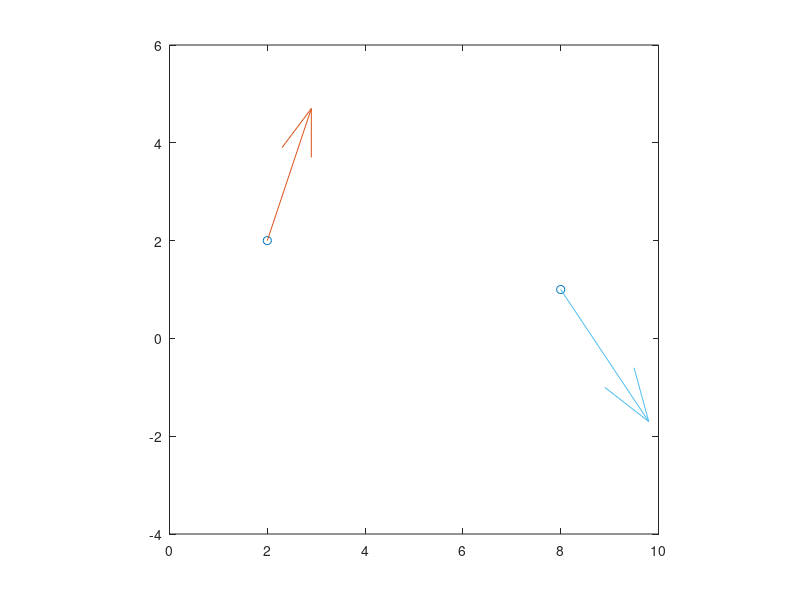

This figure's MATLAB source: (Note: this script raises an error after producing the figure.)
% We have two points, P0(2,2), P1(8,1), two tangent vectors, v0(1,3), v1(2,-3)
px = [2, 8];
py = [2, 1];
vx = [1, 2];
vy = [3, -3];
plot(px, py, 'o')
axis equal
axis([0 10 -4 6])
hold on
quiver(px(1), py(1), vx(1), vy(1));
quiver(px(2), py(2), vx(2), vy(2));

t0 = 0; t1 = 1;

syms a3 a2 a1 a0 t
x(t) = a3 * t^3 + a2 * t^2 + a1 * t + a0
xd(t) = diff(x(t), t)

ex = [
    x(t0) == px(1), ...
    x(t1) == px(2), ...
    xd(t0) == vx(1), ...
    xd(t1) == vx(2)
]

mx = solve( ex, [a3 a2 a1 a0] )
mx.a3

cx(t) = mx.a3 * t^3 + mx.a2 * t^2 + mx.a1 * t + mx.a0

syms b3 b2 b1 b0
y(t) = b3 * t^3 + b2 * t^2 + b1 * t + b0
yd(t) = diff(y(t), t)
ey = [
    y(t0) == py(1), ...
    y(t1) == py(2), ...
    yd(t0) == vy(1), ...
    yd(t1) == vy(2)
]

my = solve( ey, [b3 b2 b1 b0] )
my.b3

%cy(t) = my.b3 * t^3 + my.b2 * t^2 + my.b1 * t + my.b0
cy(t) = subs(y, [b3, b2, b1, b0], [my.b3, my.b2, my.b1, my.b0])

%fplot(cx, cy, [0 1])
fplot(cx, cy, [t0 t1])
